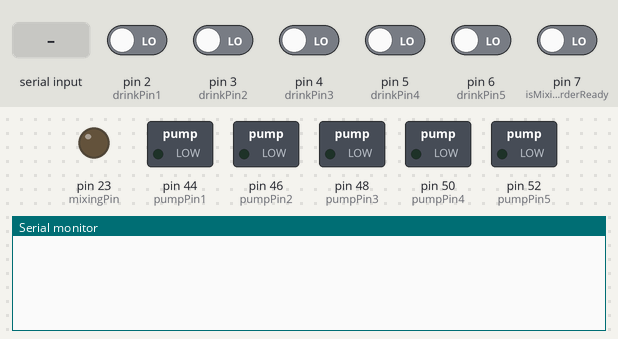
The sketch below on a simulated Arduino Mega 2560, built with avr-gcc and run on an emulated ATmega2560. Shown: switched loads named in the sketch (green lamp = pin HIGH), output pins drawn as LEDs (lit = HIGH), the last lines printed to the serial monitor. The inputs (shaded band) are chosen by the test bench; at power-on: pin 2 (drinkPin1), pin 3 (drinkPin2), pin 4 (drinkPin3), pin 5 (drinkPin4), pin 6 (drinkPin5), pin 7 (isMixingOrderReady) LOW.

Above: at 1.2 s.
1.3 s: pin 7 (isMixingOrderReady) driven HIGH
At 2.5 s:
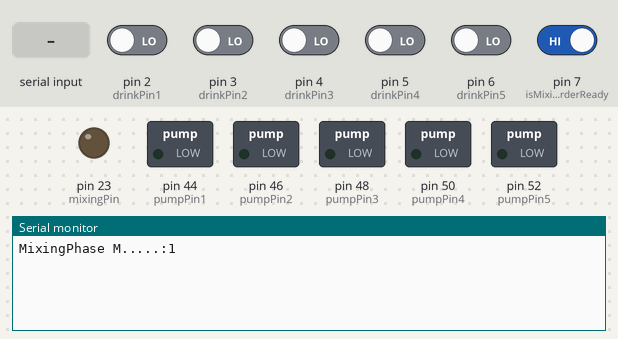
2.8 s: "1" received over the second serial link
At 3.3 s:
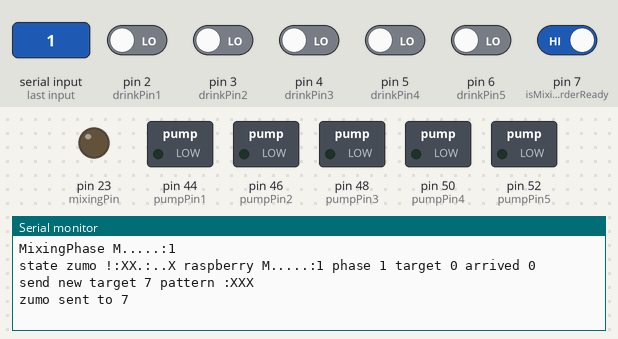
4.3 s: "0" received over the second serial link
At 4.41 s:
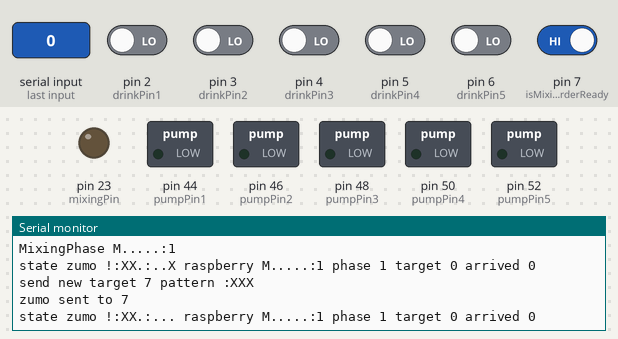

Measured:
- after the input at 1.3 s, the serial monitor: prints a new line at once (image 1)
- after the input at 2.8 s, the serial monitor: prints a new line at once (image 2)
- after the input at 4.3 s, the serial monitor: prints a new line at once (image 3)

The sketch:

mega.ino
```cpp
#include <SoftwareSerial.h>

SoftwareSerial hc12(10, 9);  // HC-12 RX Pin, HC-12 TX Pin

const String DRIVING_PATTERN = "d";
const String ARRIVED_PATTERN = "a";

const String BEGIN_PATTERN = ":XXX";
const String BLANK_PATTERN = ":...";
const String DRINK1_PATTERN = ":X.X";
const String DRINK2_PATTERN = ":.X.";
const String DRINK3_PATTERN = ":X..";
const String DRINK4_PATTERN = ":..X";
const String DRINK5_PATTERN = ":.XX";
const String UNUSED_PATTERN = ":XX.";

const int DRIVING = 0b10;
const int ARRIVED = 0b01;

const char BEGIN = 0b111;
const char BLANK = 0b000;
const char DRINK1 = 0b101;
const char DRINK2 = 0b010;
const char DRINK3 = 0b100;
const char DRINK4 = 0b001;
const char DRINK5 = 0b011;

const int SHIFT_STATUS = 6;
const int SHIFT_TARGET = 3;
const int SHIFT_CURRENT = 0;

const int STATUS_MASK = 0b11 << SHIFT_STATUS;
const int TARGET_MASK = 0b111 << SHIFT_TARGET;
const int CURRENT_MASK = 0b111 << SHIFT_CURRENT;

// Raspberry Pi Pin Declarations
const int isMixingOrderReady = 7;
const int drinkPin1 = 2;
const int drinkPin2 = 3;
const int drinkPin3 = 4;
const int drinkPin4 = 5;
const int drinkPin5 = 6;

// Water pumps
const int pumpPin1 = 44;
const int pumpPin2 = 46;
const int pumpPin3 = 48;
const int pumpPin4 = 50;
const int pumpPin5 = 52;

const int mixingPin = 23;

int ZutatenCounter = 0;  // Zählervariablen
int GefuelltCounter = 0;

int pumpDelay = 5000;


// Variables to store pin states
bool drink1State = false;
bool drink2State = false;
bool drink3State = false;
bool drink4State = false;
bool drink5State = false;

enum Phase {
  Auswahl,
  Mixing
};

Phase currentPhase;
bool hasState;
bool hasTarget;
bool hasArrived;

String getZumoState() {
  String state = "";
  int i = 0;

  if (hc12.available()) {         // If HC-12 has data
    int data = int(hc12.read());  // Read the data from HC-12

    // add status
    if (((data & STATUS_MASK) >> SHIFT_STATUS) == ARRIVED) {
      state += ARRIVED_PATTERN;
    } else if (((data & STATUS_MASK) >> SHIFT_STATUS) == DRIVING) {
      state += DRIVING_PATTERN;
    } else {
      state += "!";
    }

    // add target pattern, then current pattern
    state += toPositionPattern((data & TARGET_MASK) >> SHIFT_TARGET);
    state += toPositionPattern((data & CURRENT_MASK) >> SHIFT_CURRENT);

    hasState = true;
  } else {
    hasState = false;
  }

  return state;
}


String toPositionPattern(int position) {
  if (position == BEGIN) { return BEGIN_PATTERN; }
  if (position == BLANK) { return BLANK_PATTERN; }
  if (position == DRINK1) { return DRINK1_PATTERN; }
  if (position == DRINK2) { return DRINK2_PATTERN; }
  if (position == DRINK3) { return DRINK3_PATTERN; }
  if (position == DRINK4) { return DRINK4_PATTERN; }
  if (position == DRINK5) { return DRINK5_PATTERN; }
  return UNUSED_PATTERN;
}


String getRaspberryState() {
  String state = "";

  if (digitalRead(isMixingOrderReady) == HIGH) { state += "M"; } else { state += "_"; }
  if (digitalRead(drinkPin1) == HIGH) { state += "1"; } else { state += "."; }
  if (digitalRead(drinkPin2) == HIGH) { state += "1"; } else { state += "."; }
  if (digitalRead(drinkPin3) == HIGH) { state += "1"; } else { state += "."; }
  if (digitalRead(drinkPin4) == HIGH) { state += "1"; } else { state += "."; }
  if (digitalRead(drinkPin5) == HIGH) { state += "1"; } else { state += "."; }

  state += ":" + String(currentPhase);

  return state;
}


String getTargetPattern() {
  if (drink1State) { return DRINK1_PATTERN; }
  if (drink2State) { return DRINK2_PATTERN; }
  if (drink3State) { return DRINK3_PATTERN; }
  if (drink4State) { return DRINK4_PATTERN; }
  if (drink5State) { return DRINK5_PATTERN; }

  return BEGIN_PATTERN;
}


int getTarget() {
  if (drink1State) { return DRINK1; }
  if (drink2State) { return DRINK2; }
  if (drink3State) { return DRINK3; }
  if (drink4State) { return DRINK4; }
  if (drink5State) { return DRINK5; }

  return BEGIN;
}


void setup() {
  pinMode(isMixingOrderReady, INPUT);
  pinMode(drinkPin1, INPUT);
  pinMode(drinkPin2, INPUT);
  pinMode(drinkPin3, INPUT);
  pinMode(drinkPin4, INPUT);
  pinMode(drinkPin5, INPUT);

  pinMode(pumpPin1, OUTPUT);
  pinMode(pumpPin2, OUTPUT);
  pinMode(pumpPin3, OUTPUT);
  pinMode(pumpPin4, OUTPUT);
  pinMode(pumpPin5, OUTPUT);

  pinMode(mixingPin, OUTPUT);

  Serial.begin(9600);
  hc12.begin(9600);

  currentPhase = Auswahl;
  hasState = false;
  hasTarget = false;
  hasArrived = false;
}


void loop() {
  if (currentPhase == Auswahl && digitalRead(isMixingOrderReady) == HIGH) {
    drink1State = digitalRead(drinkPin1) == HIGH;
    drink2State = digitalRead(drinkPin2) == HIGH;
    drink3State = digitalRead(drinkPin3) == HIGH;
    drink4State = digitalRead(drinkPin4) == HIGH;
    drink5State = digitalRead(drinkPin5) == HIGH;

    ZutatenCounter = 0;
    GefuelltCounter = 0;

    if (drink1State) { ZutatenCounter++; }
    if (drink2State) { ZutatenCounter++; }
    if (drink3State) { ZutatenCounter++; }
    if (drink4State) { ZutatenCounter++; }
    if (drink5State) { ZutatenCounter++; }

    currentPhase = Mixing;
    Serial.println("MixingPhase " + getRaspberryState());
  }

  int target = getTarget();

  String raspberryState = getRaspberryState();
  String targetPattern = getTargetPattern();
  String zumoState = getZumoState();

  if (hasState) {
    hasTarget = (startsWith(zumoState, ARRIVED_PATTERN + targetPattern) || startsWith(zumoState, DRIVING_PATTERN + targetPattern));
    hasArrived = startsWith(zumoState, ARRIVED_PATTERN + targetPattern + targetPattern);
    Serial.println("state zumo " + zumoState + " raspberry " + raspberryState + " phase " + String(currentPhase) + " target " + String(hasTarget) + " arrived " + String(hasArrived));
  }

  if (hasState && currentPhase == Mixing) {
    if (!hasTarget) {
      Serial.println("send new target " + String(target) + " pattern " + targetPattern);
      moveToPosition(target);
    }

    if (hasArrived) {
      if (GefuelltCounter < ZutatenCounter) {
        int pumpPin = getPumpPin(zumoState);

        if (pumpPin > 0) {
          Serial.println("filling drink pump pin " + String(pumpPin));

          fillDrink(pumpPin);
          GefuelltCounter++;

          if (pumpPin == pumpPin1) { drink1State = false; }
          if (pumpPin == pumpPin2) { drink2State = false; }
          if (pumpPin == pumpPin3) { drink3State = false; }
          if (pumpPin == pumpPin4) { drink4State = false; }
          if (pumpPin == pumpPin5) { drink5State = false; }
        }
      } else {
        moveToPosition(BEGIN);
        currentPhase = Auswahl;
      }
    }
  }

  delay(50);
}


void moveToPosition(int position) {
  hc12.write((char)position);
  Serial.println("zumo sent to " + String(position));
}


void fillDrink(int pumpPin) {
  Serial.println("start filling for " + pumpPin);

  digitalWrite(pumpPin, HIGH);        // Turn on the pump
  delay(pumpDelay / ZutatenCounter);  // Wait for 5 seconds (adjust as needed)
  digitalWrite(pumpPin, LOW);         // Turn off the pump

  Serial.println("filling finishend for " + pumpPin);
}


int getPumpPin(String zumoState) {
  int pin = -1;
  if (zumoState.startsWith(ARRIVED_PATTERN)) {
    if (zumoState.startsWith(ARRIVED_PATTERN + DRINK1_PATTERN)) { pin = pumpPin1; }
    if (zumoState.startsWith(ARRIVED_PATTERN + DRINK2_PATTERN)) { pin = pumpPin2; }
    if (zumoState.startsWith(ARRIVED_PATTERN + DRINK3_PATTERN)) { pin = pumpPin3; }
    if (zumoState.startsWith(ARRIVED_PATTERN + DRINK4_PATTERN)) { pin = pumpPin4; }
    if (zumoState.startsWith(ARRIVED_PATTERN + DRINK5_PATTERN)) { pin = pumpPin5; }
  }
  return pin;  // Return -1 if no valid pump pin is found
}

bool startsWith(const String& str, const String& prefix) {
  for (int i = 0; i < prefix.length(); i++) {
    if (str.charAt(i) != prefix.charAt(i)) {
      return false;
    }
  }

  return true;
}
```
